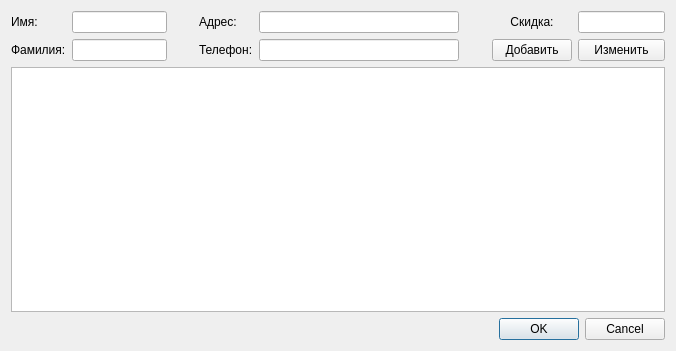
<?xml version="1.0" encoding="UTF-8"?>
<ui version="4.0">
 <class>ClientsDialog</class>
 <widget class="QDialog" name="ClientsDialog">
  <property name="geometry">
   <rect>
    <x>0</x>
    <y>0</y>
    <width>676</width>
    <height>351</height>
   </rect>
  </property>
  <property name="windowTitle">
   <string>Клиенты</string>
  </property>
  <layout class="QVBoxLayout" name="verticalLayout">
   <item>
    <layout class="QGridLayout" name="gltAddNew">
     <item row="1" column="6">
      <widget class="QLabel" name="lblDiscount">
       <property name="text">
        <string>Скидка:</string>
       </property>
       <property name="alignment">
        <set>Qt::AlignCenter</set>
       </property>
      </widget>
     </item>
     <item row="1" column="5">
      <spacer name="spacer2">
       <property name="orientation">
        <enum>Qt::Horizontal</enum>
       </property>
       <property name="sizeHint" stdset="0">
        <size>
         <width>40</width>
         <height>20</height>
        </size>
       </property>
      </spacer>
     </item>
     <item row="1" column="4">
      <widget class="QLineEdit" name="edtAddress">
       <property name="minimumSize">
        <size>
         <width>200</width>
         <height>0</height>
        </size>
       </property>
       <property name="maximumSize">
        <size>
         <width>250</width>
         <height>16777215</height>
        </size>
       </property>
      </widget>
     </item>
     <item row="2" column="4">
      <widget class="QLineEdit" name="edtMobile">
       <property name="minimumSize">
        <size>
         <width>200</width>
         <height>0</height>
        </size>
       </property>
       <property name="maximumSize">
        <size>
         <width>250</width>
         <height>16777215</height>
        </size>
       </property>
      </widget>
     </item>
     <item row="2" column="3">
      <widget class="QLabel" name="lblMobile">
       <property name="text">
        <string>Телефон:</string>
       </property>
      </widget>
     </item>
     <item row="2" column="6">
      <widget class="QPushButton" name="btnAdd">
       <property name="text">
        <string>Добавить</string>
       </property>
      </widget>
     </item>
     <item row="1" column="0">
      <widget class="QLabel" name="lblName">
       <property name="text">
        <string>Имя:</string>
       </property>
      </widget>
     </item>
     <item row="2" column="0">
      <widget class="QLabel" name="lblSurname">
       <property name="text">
        <string>Фамилия:</string>
       </property>
      </widget>
     </item>
     <item row="1" column="1">
      <widget class="QLineEdit" name="edtName">
       <property name="maximumSize">
        <size>
         <width>140</width>
         <height>16777215</height>
        </size>
       </property>
      </widget>
     </item>
     <item row="2" column="1">
      <widget class="QLineEdit" name="edtSurname">
       <property name="maximumSize">
        <size>
         <width>140</width>
         <height>16777215</height>
        </size>
       </property>
      </widget>
     </item>
     <item row="1" column="3">
      <widget class="QLabel" name="lblAddress">
       <property name="text">
        <string>Адрес:</string>
       </property>
      </widget>
     </item>
     <item row="1" column="2">
      <spacer name="spacer1">
       <property name="orientation">
        <enum>Qt::Horizontal</enum>
       </property>
       <property name="sizeHint" stdset="0">
        <size>
         <width>40</width>
         <height>20</height>
        </size>
       </property>
      </spacer>
     </item>
     <item row="1" column="7">
      <widget class="QLineEdit" name="edtDiscount">
       <property name="maximumSize">
        <size>
         <width>100</width>
         <height>16777215</height>
        </size>
       </property>
      </widget>
     </item>
     <item row="2" column="7">
      <widget class="QPushButton" name="btnChange">
       <property name="text">
        <string>Изменить</string>
       </property>
      </widget>
     </item>
    </layout>
   </item>
   <item>
    <widget class="QTableView" name="tvClients"/>
   </item>
   <item>
    <widget class="QDialogButtonBox" name="btnBox">
     <property name="orientation">
      <enum>Qt::Horizontal</enum>
     </property>
     <property name="standardButtons">
      <set>QDialogButtonBox::Cancel|QDialogButtonBox::Ok</set>
     </property>
    </widget>
   </item>
  </layout>
 </widget>
 <resources/>
 <connections>
  <connection>
   <sender>btnBox</sender>
   <signal>accepted()</signal>
   <receiver>ClientsDialog</receiver>
   <slot>accept()</slot>
   <hints>
    <hint type="sourcelabel">
     <x>248</x>
     <y>254</y>
    </hint>
    <hint type="destinationlabel">
     <x>157</x>
     <y>274</y>
    </hint>
   </hints>
  </connection>
  <connection>
   <sender>btnBox</sender>
   <signal>rejected()</signal>
   <receiver>ClientsDialog</receiver>
   <slot>reject()</slot>
   <hints>
    <hint type="sourcelabel">
     <x>316</x>
     <y>260</y>
    </hint>
    <hint type="destinationlabel">
     <x>286</x>
     <y>274</y>
    </hint>
   </hints>
  </connection>
 </connections>
</ui>
